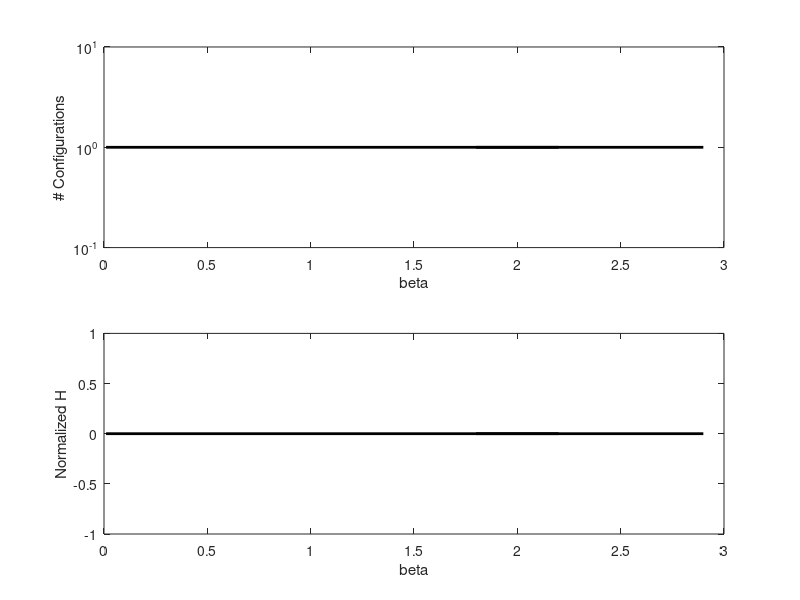

Write the MATLAB code that produced this figure.
%% SCRIPT INFO %%
%%%%%%%%%%%%%%%%%

% Script used to obtain figures 2H and 3B of Networld's PNAS. Basic check
% that the model maintains desirable properties after being modified

% Input: simulation data obtained from SCR_Run_Simulation

%% Path of simulation data
data_path = '/home/kiaran/Desktop/Ciencia_de_Datos/TFM/project/CAB_Complejidad/data/tmp/';
% Use a pattern to only use a subset of files (e.g. only files with N=20)
data_files = dir(fullfile(data_path, 'N40*.mat'));

%% Load data
num_configs = [];
beta = [];
H = [];
% flag_end = []; used to check the reason the simulation ended

% Recover the appropriate variables from the mat files
for i = 1:length(data_files)
    file = strcat(data_path, data_files(i).name);
    load(file);
    num_configs(end+1) = max(size(Networks_Unique));
    if isa(Beta, 'char')
        Beta = str2num(Beta);
    end
    beta(end+1) = Beta;
    % flag_ends(end+1) = Flag_End;

    % Normalized entropy calculations
    n = Table_Unique(:,end); % number of copies of a network over time
    p = n / sum(n); % normalization, prob of finding a network
    entropy = sum(-1 * p .* log2(p));
    H(end+1) = entropy / log2(max(size(p))); % Normalized entropy
end

% H is nan when there is only a network due to the normalization, but the
% expected value would be 0
H(isnan(H)) = 0;


%% Inspection of results

% Check if there is a transition and its bounds
subplot(2,1,1);
scatter(beta, num_configs, 50, 'filled', 'MarkerFaceColor', [0 0.4470 0.7410]);
set(gca, 'YScale', 'log');
xlabel('beta');
ylabel('# Configurations');

subplot(2,1,2);
scatter(beta, H, 50, 'filled', 'MarkerFaceColor', [0 0.4470 0.7410]);
xlabel('beta');
ylabel('Normalized H');

%% Transition bounds 
pre_lim = 2;
pos_lim = 2.7;

% Subset of data pre and pos transition
beta_pre = beta(beta < pre_lim);
beta_pos = beta(beta >= pre_lim & beta < pos_lim);

num_configs_pre = num_configs(beta < pre_lim);
num_configs_pos = num_configs(beta >= pre_lim & beta < pos_lim);

H_pre = H(beta < pre_lim);
H_pos = H(beta >= pre_lim & beta < pos_lim);

% Linear regression pre and pos transition
    % For the number of configurations fit the logarithm
p_nc_pre = polyfit(beta_pre, log(num_configs_pre),1);
p_nc_pos = polyfit(beta_pos, log(num_configs_pos),1);
p_H_pre = polyfit(beta_pre,H_pre,1);
p_H_pos = polyfit(beta_pos,H_pos,1);

%% Final graphs
lr_pre_beta = [0.01, pre_lim+0.2];
lr_pos_beta = [pre_lim-0.2,pos_lim+0.2];

% Beta vs Nº Configs
lr_pre_nc = exp(lr_pre_beta*p_nc_pre(1) + p_nc_pre(2));
lr_pos_nc = exp(lr_pos_beta*p_nc_pos(1) + p_nc_pos(2));

lr_intersect = (p_nc_pre(2) - p_nc_pos(2)) / (p_nc_pos(1) - p_nc_pre(1));
fig_position = get(gca, 'Position');
ann_position = fig_position(1) + (lr_intersect/3)*fig_position(3);

subplot(2,1,1);
plot(lr_pre_beta, lr_pre_nc, 'Color', 'black', 'LineWidth', 2);
hold on
plot(lr_pos_beta, lr_pos_nc, 'Color', 'black', 'LineWidth', 2);
hold on
scatter(beta, num_configs, 50, 'filled', 'MarkerFaceColor', [0 0.4470 0.7410]);
set(gca, 'YScale', 'log');
annotation("textarrow",[ann_position,ann_position],[0.85,0.6],'String','\beta_{crit}','Color','red','LineStyle',':');
xlabel('beta');
ylabel('# Configurations');
xlim([0,3])

% Beta vs Norm H 
lr_pre_H = lr_pre_beta*p_H_pre(1) + p_H_pre(2);
lr_pos_H = lr_pos_beta*p_H_pos(1) + p_H_pos(2);

lr_intersect = (p_H_pre(2) - p_H_pos(2)) / (p_H_pos(1) - p_H_pre(1));
fig_position = get(gca, 'Position');
ann_position = fig_position(1) + (lr_intersect/3)*fig_position(3);

subplot(2,1,2);
plot(lr_pre_beta, lr_pre_H, 'Color', 'black', 'LineWidth', 2);
hold on
plot(lr_pos_beta, lr_pos_H, 'Color', 'black', 'LineWidth', 2);
hold on
scatter(beta, H, 50, 'filled', 'MarkerFaceColor', [0 0.4470 0.7410]);
annotation("textarrow",[ann_position,ann_position],[0.38,0.12],'String','\beta_{crit}','Color','red','LineStyle',':');
xlabel('beta');
ylabel('Normalized H');
xlim([0,3])
